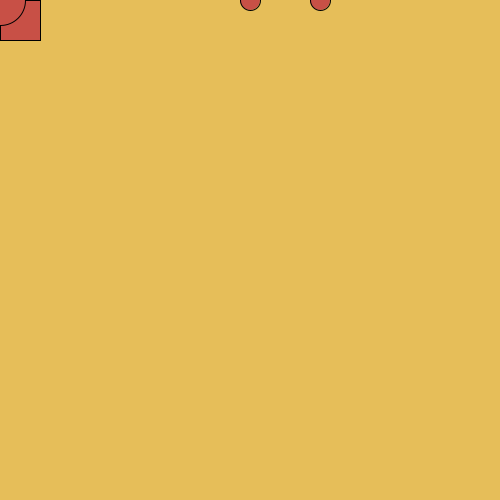
Frame 1 (no input)
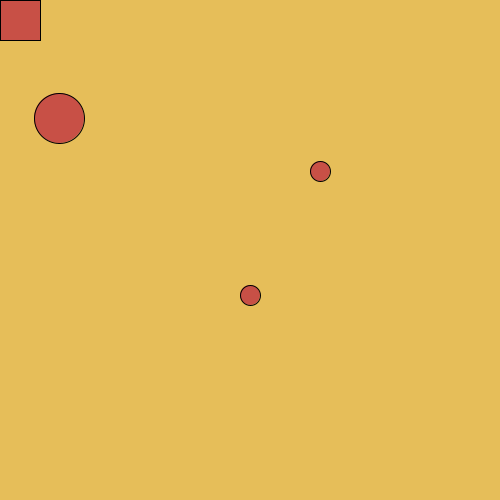
Frame 60 (the mouse pressed at the canvas centre just before this capture)
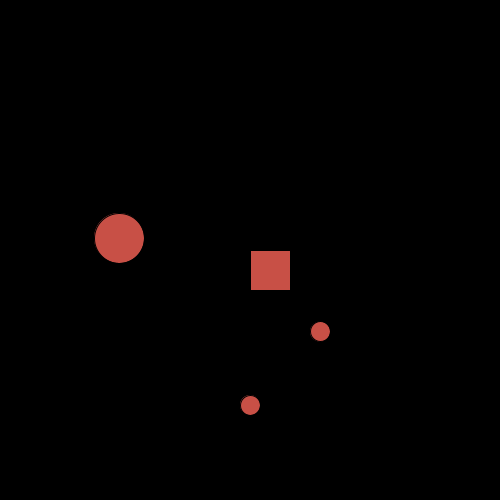
Frame 120 (the mouse held since frame 60 and released just before this capture)

The Processing sketch that drew these frames (run headless with seeded random() and noise(); from frame 60 on, the mouse is pressed at the canvas centre):

// Processing sketch: June_1
// ── June_1.pde

float speed = 5;
float x;
float y = 0;
int xPosition = 0;
int yPosition = 0;
float gravity = .1;
float bouncing_speed = 0;
float bouncing_x = 320;
float bouncing_y = 0;


void setup(){
  

  size(500, 500);
  x = width/2;
  //frameRate(5);
  
}


void draw(){
  
  if(mousePressed == true){
    background(0);
  }
  else{
      background(230,190,89);
  }
  
  fill(200,80,70);

  rect(mouseX,mouseY,40,40);
  ellipse(xPosition,yPosition,50,50);
  xPosition+=1;
  yPosition+=2;

  ellipse(x, y, 20, 20);

  y+=speed;

  if (y>=height || y<=0 ) {
    speed = -speed;
  }
  
  ellipse(bouncing_x, bouncing_y, 20, 20);

  bouncing_y+=bouncing_speed;

  bouncing_speed+=gravity;

  if (y>=height) {
    bouncing_speed = 0.95 * bouncing_speed; // this slows the acceleration
    bouncing_speed = -bouncing_speed; // this reverses
  }

}
